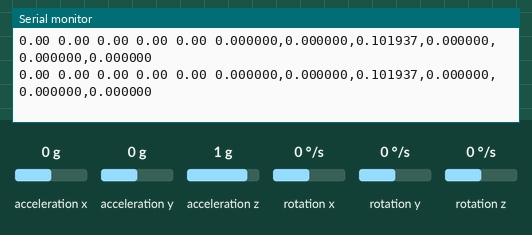
The sketch below on a simulated Arduino Uno, built with avr-gcc and run on an emulated ATmega328P. Shown: the last lines printed to the serial monitor. Wiring (inferred from the names in the program): MPU-6050 motion sensor at I2C address 0x68. Inputs (shaded band) come from the test bench; at power-on: acceleration y 0 g, acceleration x 0 g, acceleration z 1 g, rotation z 0 °/s, rotation x 0 °/s, rotation y 0 °/s.

Above: at 1.2 s.
1.3 s: acceleration y set to -1.4 g
At 2.0 s:
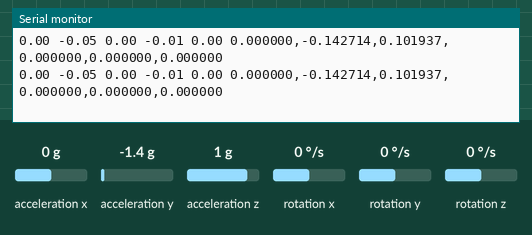
4.3 s: acceleration x set to -1.4 g
At 4.8 s:
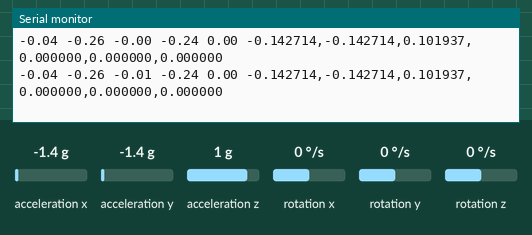
7.3 s: acceleration z set to -1.4 g
At 7.9 s:
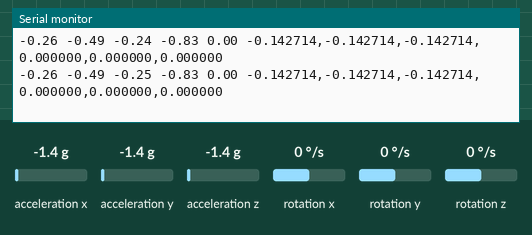
10.3 s: acceleration x set to 0 g
At 11.2 s:
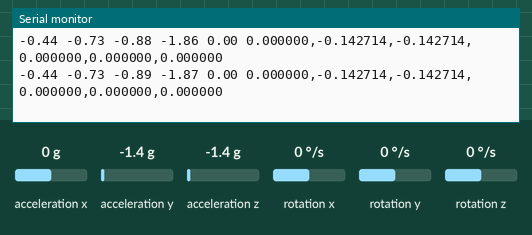
13.3 s: rotation z set to -192 °/s
At 13.9 s:
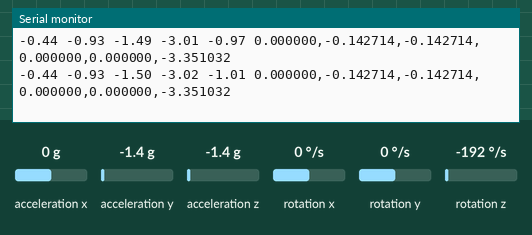
16.3 s: rotation z set to -100 °/s
At 17.1 s:
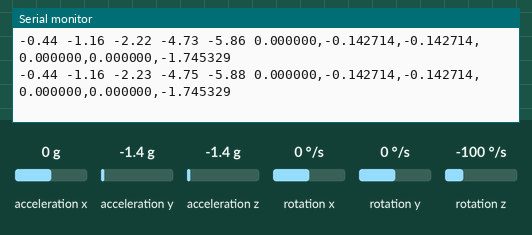
Timing chart, 0 to 19.3 s (numbered marks = the images above; inputs shaded):
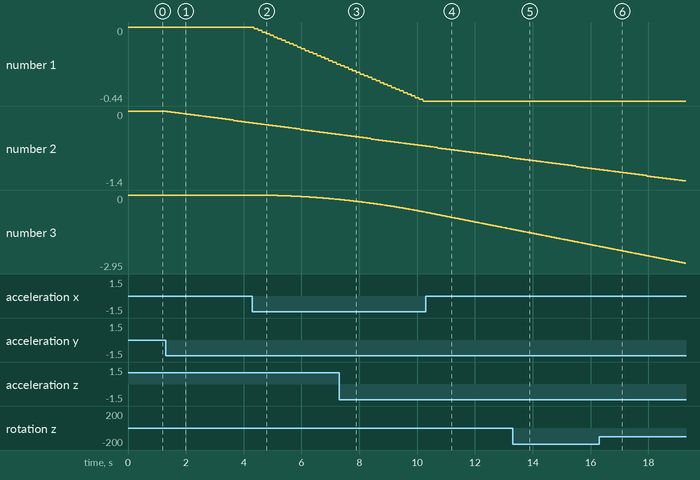

Measured:
- after the input at 1.3 s, the serial monitor: prints a new line at once (image 1)
- plotted number 2: 0 → -0.22 after the input at 1.3 s

The sketch:

xyplane_final.ino
```cpp
//VCC-5V
//GND-GND
//SCL-A5
//SDA-A4

#include <Wire.h>

#define MPU6050_ADDRESS 0x68
#define ACCEL_XOUT_H 0x3B
#define GYRO_XOUT_H 0x43

// MPU6050의 스케일 팩터 설정
const float ACCEL_SCALE = 16384.0*9.81; // 16384 LSB/g
const float GYRO_SCALE = 131.0;    // 131 LSB/(º/s)

// 시간 간격 설정 (예: 0.01초)
const float dt = 0.01;

float accel_x_m_s2, accel_y_m_s2, accel_z_m_s2;
float gyro_x_rad_s, gyro_y_rad_s, gyro_z_rad_s;

float velocity_x = 0.0;
float velocity_y = 0.0;
float displacement_x = 0.0;
float displacement_y = 0.0;
float angleZ = 0.0;

// 이상치를 필터링하기 위한 최대 허용 가속도
const float error_accel = 0.02; // 예: 2 m/s^2
const float error_vel = 0.0002;

void setup() {
  Wire.begin();
  Serial.begin(115200);

  Wire.beginTransmission(MPU6050_ADDRESS);
  Wire.write(0x6B); // PWR_MGMT_1 레지스터 주소
  Wire.write(0);    // 0을 쓰면 잠자기 모드에서 깨어납니다.
  Wire.endTransmission(true);
}

void loop() {
  // 가속도 데이터 읽기
  Wire.beginTransmission(MPU6050_ADDRESS);
  Wire.write(ACCEL_XOUT_H);
  Wire.endTransmission(false);
  Wire.requestFrom(MPU6050_ADDRESS, 6, true);

  accel_x_m_s2 = (Wire.read() << 8 | Wire.read()) / ACCEL_SCALE;
  accel_y_m_s2 = (Wire.read() << 8 | Wire.read()) / ACCEL_SCALE;
  accel_z_m_s2 = (Wire.read() << 8 | Wire.read()) / ACCEL_SCALE;

  // 이상치 필터링
  if (abs(accel_x_m_s2) < error_accel) accel_x_m_s2 = 0.0;
  if (abs(accel_y_m_s2) < error_accel) accel_y_m_s2 = 0.0;
  //if (abs(accel_z_m_s2) > error_eccel) accel_z_m_s2 = 0.0;

  // 자이로스코프 데이터 읽기
  Wire.beginTransmission(MPU6050_ADDRESS);
  Wire.write(GYRO_XOUT_H);
  Wire.endTransmission(false);
  Wire.requestFrom(MPU6050_ADDRESS, 6, true);

  gyro_x_rad_s = (Wire.read() << 8 | Wire.read()) / GYRO_SCALE * (PI / 180.0);
  gyro_y_rad_s = (Wire.read() << 8 | Wire.read()) / GYRO_SCALE * (PI / 180.0);
  gyro_z_rad_s = (Wire.read() << 8 | Wire.read()) / GYRO_SCALE * (PI / 180.0);

  calculateDirection();
  calculateDisplacement();

  // 변환된 값을 출력
  Serial.print(displacement_x);
  Serial.print(" ");
  Serial.print(displacement_y);
  Serial.print(" ");
  Serial.print(angleZ);
  Serial.print(" ");

  Serial.print(accel_x_m_s2, 6);
  Serial.print(",");
  Serial.print(accel_y_m_s2, 6);
  Serial.print(",");
  Serial.print(accel_z_m_s2, 6);
  Serial.print(",");

  Serial.print(gyro_x_rad_s, 6);
  Serial.print(",");
  Serial.print(gyro_y_rad_s, 6);
  Serial.print(",");
  Serial.println(gyro_z_rad_s, 6);

  delay(10);
}

void calculateDisplacement() {
  // 속도 적분
  velocity_x = velocity_x + accel_x_m_s2 * dt;
  velocity_y = velocity_y + accel_y_m_s2 * dt;

  if (abs(velocity_x) < error_vel) velocity_x = 0.0;
  if (abs(velocity_y) < error_vel) velocity_y = 0.0;

  Serial.print(velocity_x);
  Serial.print(" ");
  Serial.print(velocity_y);
  Serial.print(" ");


  // 변위 적분
  displacement_x = displacement_x + velocity_x * dt;
  displacement_y = displacement_y + velocity_y * dt;
}

void calculateDirection() {
  // z축 각속도를 사용하여 z축 방향의 변화량(각도) 계산
  angleZ = angleZ + gyro_z_rad_s * dt;
}
```
